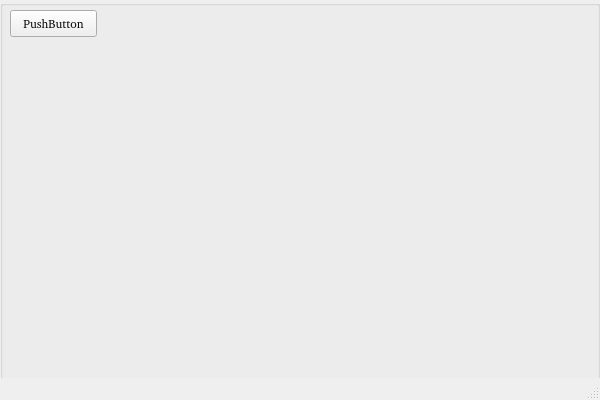
<?xml version="1.0" encoding="UTF-8"?>
<ui version="4.0">
 <class>PTPChangeLog</class>
 <widget class="QMainWindow" name="PTPChangeLog">
  <property name="geometry">
   <rect>
    <x>0</x>
    <y>0</y>
    <width>600</width>
    <height>400</height>
   </rect>
  </property>
  <property name="font">
   <font>
    <family>Bitstream Charter</family>
   </font>
  </property>
  <property name="windowTitle">
   <string>Change Log</string>
  </property>
  <property name="windowIcon">
   <iconset>
    <normaloff>../src/icons/tempSettings.png</normaloff>../src/icons/tempSettings.png</iconset>
  </property>
  <widget class="QWidget" name="centralwidget">
   <widget class="QGroupBox" name="groupBox">
    <property name="geometry">
     <rect>
      <x>0</x>
      <y>0</y>
      <width>600</width>
      <height>400</height>
     </rect>
    </property>
    <property name="title">
     <string/>
    </property>
    <widget class="QPushButton" name="pushButton">
     <property name="geometry">
      <rect>
       <x>10</x>
       <y>10</y>
       <width>87</width>
       <height>27</height>
      </rect>
     </property>
     <property name="text">
      <string>PushButton</string>
     </property>
    </widget>
   </widget>
  </widget>
  <widget class="QMenuBar" name="menubar">
   <property name="geometry">
    <rect>
     <x>0</x>
     <y>0</y>
     <width>600</width>
     <height>24</height>
    </rect>
   </property>
  </widget>
  <widget class="QStatusBar" name="statusbar"/>
 </widget>
 <resources/>
 <connections/>
</ui>
